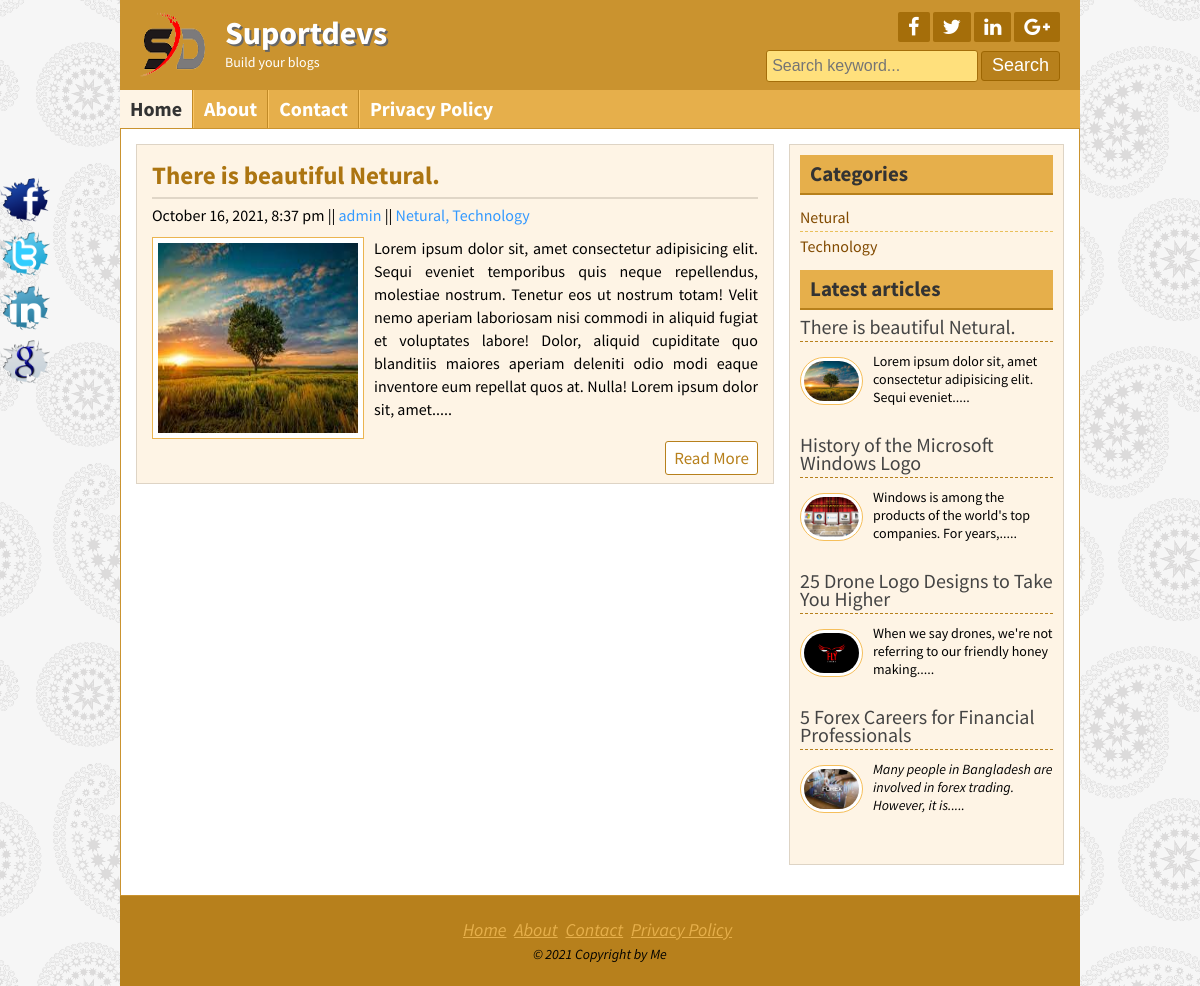
Page /posts.php?cetagory=1 on the committed database.
### tables this page shows
CREATE TABLE `tbl_sologan` (
  `id` int(11) NOT NULL,
  `title` varchar(255) NOT NULL,
  `sologan` varchar(255) NOT NULL,
  `logo` varchar(255) NOT NULL
);

CREATE TABLE `tbl_social` (
  `id` int(11) NOT NULL,
  `facebook` varchar(255) NOT NULL,
  `twitter` varchar(255) NOT NULL,
  `linkedin` varchar(255) NOT NULL,
  `googleplus` varchar(255) NOT NULL
);

CREATE TABLE `tbl_post` (
  `id` int(11) NOT NULL,
  `cat` int(11) NOT NULL,
  `title` varchar(255) NOT NULL,
  `body` text NOT NULL,
  `image` varchar(255) NOT NULL,
  `author` varchar(50) NOT NULL,
  `tags` varchar(255) NOT NULL,
  `date` timestamp NOT NULL DEFAULT current_timestamp() ON UPDATE current_timestamp()
);

CREATE TABLE `tbl_cetagory` (
  `id` int(11) NOT NULL,
  `name` varchar(50) NOT NULL
);

CREATE TABLE `tbl_footer` (
  `id` int(11) NOT NULL,
  `copyright` varchar(255) NOT NULL
);

### lib/Database.php (called while the page is built, shortened)
<?php
Class Database{
	public $host   = DB_HOST;
	public $user   = DB_USER;
	public $pass   = DB_PASS;
	public $dbname = DB_NAME;
	public $link;
	private function connectDB(){
		$this->link = new mysqli($this->host, $this->user, $this->pass, $this->dbname);
	}
	public function select($query){
		$result = $this->link->query($query) or die($this->link->error.__LINE__);
		if($result->num_rows > 0){
			return $result;
		} else {
			return false;
		}
	}
}

### helpers/Format.php (called while the page is built, shortened)
<?php
class Format {
    public function formatDate($date) {
        return date('F j, Y, g:i a', strtotime($date));
    }
    public function textShorten($text, $limit = 400) {
        $text = $text. ' ';
        $text = substr($text, 0, $limit);
        $text = substr($text, 0, strrpos($text, ' '));
        $text = $text. '.....';
        return $text;
    }
}
?>

### posts.php (the view)
<?php include 'inc/header.php'; ?>
<?php
if (!isset($_GET['cetagory']) || $_GET['cetagory'] == NULL) {
	header("Location: 404.php");
} else {
	$cetagory = $_GET['cetagory'];
}
?>
	<div class="contentsection contemplete clear">
		<div class="maincontent clear">
			<div class="about">
				<?php
					$query = "select * from tbl_post where cat=$cetagory";
					$post = $db->select($query);
					if ($post) {
                        while($result = $post->fetch_assoc()){ ?>
                        <div class="samepost clear">
							<h2><a href="post.php?id=<?php echo $result['id']; ?>"><?php echo $result['title']; ?></a></h2>
							<h4><?php echo $fm->formatDate($result['date']); ?> || <a href="#"><?php echo $result['author']; ?></a> || <a href="#"><?php echo $result['tags']; ?></a></h4>
							<a href="post.php?id=<?php echo $result['id']; ?>"><img src="admin/<?php echo $result['image']; ?>" alt="post image"/></a>
							<p>
								<?php echo $fm->textShorten($result['body']); ?>
							</p>
							<div class="readmore clear">
								<a href="post.php?id=<?php echo $result['id']; ?>">Read More</a>
							</div>
						</div>
				    <?php } } else {
						echo "No post avaiable in this cetagory ";
					} ?>
			</div>
		</div>
			<?php include 'inc/sidebar.php'; ?>
	</div>
<?php include 'inc/footer.php'; ?>

### inc/header.php (shortened to what this page needs)
<?php include 'lib/Database.php'; ?>
<?php include 'helpers/Format.php'; ?>
<?php
	$db = new Database();
	$fm = new Format();
?>
<!DOCTYPE html>
<html>
<head>
	<link rel="stylesheet" href="font-awesome-4.5.0/css/font-awesome.css">
	<link rel="stylesheet" href="css/nivo-slider.css" type="text/css" media="screen" />
	<link rel="stylesheet" href="style.css"/>
</head>
<body>
	<div class="headersection templete clear">
		<a href="index.php">
			<div class="logo">
			<?php
				$query = "SELECT * FROM tbl_sologan WHERE id='1'";
				$blog_title = $db->select($query);
				if ($blog_title) {
					while ($result = $blog_title->fetch_assoc()) {
			?>
				<img src="admin/<?php echo $result['logo']; ?>" alt="Logo"/>
				<h2><?php echo $result['title']; ?></h2>
				<p><?php echo $result['sologan']; ?></p>
			<?php } } ?>
			</div>
		</a>
		<div class="social clear">
			<div class="icon clear">
			<?php
				$query = "SELECT * FROM tbl_social WHERE id='1'";
				$social_link = $db->select($query);
				if ($social_link) {
					while ($result = $social_link->fetch_assoc()) {
			?>
				<a href="<?php echo $result['facebook']; ?>" target="_blank"><i class="fa fa-facebook"></i></a>
				<a href="<?php echo $result['twitter']; ?>" target="_blank"><i class="fa fa-twitter"></i></a>
				<a href="<?php echo $result['linkedin']; ?>" target="_blank"><i class="fa fa-linkedin"></i></a>
				<a href="<?php echo $result['googleplus']; ?>" target="_blank"><i class="fa fa-google-plus"></i></a>
			<?php } } ?>
			</div>
			<div class="searchbtn clear">
			<form action="search.php" method="get">
				<input type="text" name="search" placeholder="Search keyword..."/>
				<input type="submit" name="submit" value="Search"/>
			</form>
			</div>
		</div>
	</div>
<div class="navsection templete">
	<ul>
		<li><a id="active" href="index.php">Home</a></li>
		<li><a href="about.php">About</a></li>
		<li><a href="contact.php">Contact</a></li>
		<li><a href="policy.php">Privacy Policy</a></li>
	</ul>
</div>

### inc/sidebar.php
<div class="sidebar clear">
    <div class="samesidebar clear">
        <h2>Categories</h2>
            <ul>
                <?php
					$query = "select * from tbl_cetagory";
					$cetagory = $db->select($query);
					if ($cetagory) {
						while($result = $cetagory->fetch_assoc()){ ?>
                    <li><a href="posts.php?cetagory=<?php echo $result['id']; ?>"><?php echo $result['name']; ?></a></li>
                <?php } } else { ?>
                    <li>No cetarogy Created !</li>
                <?php } ?>
            </ul>
    </div>
    <div class="samesidebar clear">
        <h2>Latest articles</h2>
            <?php
                $query = "select * from tbl_post limit 5";
                $post = $db->select($query);
                if ($post) {
                    while($result = $post->fetch_assoc()){ ?>
            <div class="popular clear">
                <h3><a href="post.php?id=<?php echo $result['id']; ?>"><?php echo $result['title']; ?></a></h3>
                <a href="post.php?id=<?php echo $result['id']; ?>"><img src="admin/<?php echo $result['image']; ?>" alt="post image"/></a>
                <p><?php echo $fm->textShorten($result['body'], 80); ?></p>
            </div>
                    <?php } } else { header("Loaction: 404.php");} ?>
    </div>
</div>

### inc/footer.php (shortened to what this page needs)
<div class="footersection templete clear">
	<div class="footermenu clear">
		<ul>
			<li><a href="index.php">Home</a></li>
			<li><a href="about.php">About</a></li>
			<li><a href="contact.php">Contact</a></li>
			<li><a href="policy.php">Privacy Policy</a></li>
		</ul>
	</div>
	<?php
		$query = "SELECT * FROM tbl_footer WHERE id='1'";
		$copyright = $db->select($query);
		if ($copyright) {
			while ($result = $copyright->fetch_assoc()) {
	?>
	<p>&copy; <?php echo date('Y'); ?> <?php echo $result['copyright']; ?></p>
	<?php } } ?>
	</div>
	<div class="fixedicon clear">
	<?php
		$query = "SELECT * FROM tbl_social WHERE id='1'";
		$social_link = $db->select($query);
		if ($social_link) {
			while ($result = $social_link->fetch_assoc()) {
	?>
		<a href="<?php echo $result['facebook']; ?>" target="_blank"><img src="images/fb.png" alt="Facebook"/></a>
		<a href="<?php echo $result['twitter']; ?>" target="_blank"><img src="images/tw.png" alt="Twitter"/></a>
		<a href="<?php echo $result['linkedin']; ?>" target="_blank"><img src="images/in.png" alt="LinkedIn"/></a>
		<a href="<?php echo $result['googleplus']; ?>" target="_blank"><img src="images/gl.png" alt="GooglePlus"/></a>
	<?php } } ?>
	</div>
</body>
</html>

### rows in the picture
tbl_sologan: logo (picture), title "Suportdevs", sologan "Build your blogs"
tbl_post: title "There is beautiful Netural.", date "October 16, 2021, 8:37 pm", author "admin", tags "Netural, Technology", image (picture), body "Lorem ipsum dolor sit, amet consectetur adipisicing elit. Sequi eveniet temporibus quis neque repellendus, molestiae nostrum. Tenetur eos ut nostrum totam! Velit nemo aperiam laboriosam nisi commodi in aliquid fugiat et voluptates labore! Dolor, aliquid cupiditate quo blanditiis maiores aperiam deleniti odio modi eaque inventore eum repellat quos at. Nulla! Lorem ipsum dolor sit, amet.....", body "Lorem ipsum dolor sit, amet consectetur adipisicing elit. Sequi eveniet....."
tbl_cetagory: name "Netural"
tbl_cetagory: name "Technology"
tbl_post: title "History of the Microsoft Windows Logo", image (picture), body "Windows is among the products of the world's top companies. For years,....."
tbl_post: title "25 Drone Logo Designs to Take You Higher", image (picture), body "When we say drones, we're not referring to our friendly honey making....."
tbl_post: title "5 Forex Careers for Financial Professionals", image (picture), body "Many people in Bangladesh are involved in forex trading. However, it is....."
tbl_footer: copyright "Copyright by Me"
